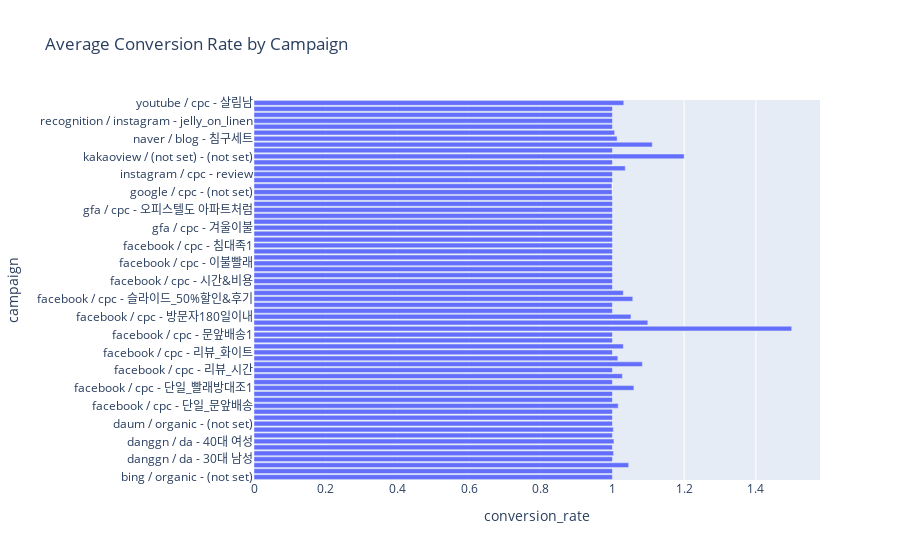

Write notebook code for a chart like this one.
### Markdown cell above
### PROMTP 2 

the data is stored in report.csv file so don'w show the data in the example code and to make the code read the report.csv file. 
I would be much better if you merge the fields firstUserSourceMedium and firstUserManualAdContent and use it as key of campaign.
lastly exclude rows if the firstUserSourcMedium filed contains direct or referal. 
transpose the chart so that current x axis goes to y axis.

### Code cell
import pandas as pd
import plotly.express as px

# Read the CSV data from the file
df = pd.read_csv('report.csv')

# Merge the firstUserSourceMedium and firstUserManualAdContent fields
df['campaign'] = df['firstUserSourceMedium'] + ' - ' + df['firstUserManualAdContent']

# Exclude rows containing 'direct' or 'referral' in the firstUserSourceMedium field
df = df[~df['firstUserSourceMedium'].str.contains('direct|referral', case=False)]

# Calculate the conversion rate for each campaign
df['conversion_rate'] = df['conversions'] / df['totalUsers']

# Group the data by the campaign, and calculate the average conversion rate
grouped_df = df.groupby('campaign')['conversion_rate'].mean().reset_index()

# Visualize the average conversion rate using Plotly Express (transpose the chart)
fig = px.bar(grouped_df, x='conversion_rate', y='campaign', title='Average Conversion Rate by Campaign', orientation='h')
fig.show()

### Figure 1 — Plotly figure (JSON) as saved in the notebook; plotly's stock layout.template omitted (floating-point values rounded to 4 significant figures)
{"data": [{"alignmentgroup": "True", "hovertemplate": "conversion_rate=%{x}<br>campaign=%{y}<extra></extra>", "legendgroup": "", "marker": {"color": "#636efa", "pattern": {"shape": ""}}, "name": "", "offsetgroup": "", "orientation": "h", "showlegend": false, "textposition": "auto", "type": "bar", "x": [1, 1, 1.045, 1, 1.003, 1, 1.004, 1, 1.002, 1, 1, 1, 1.016, 1, 1, 1.06, 1, 1.028, 1, 1.083, 1.015, 1, 1.03, 1, 1, 1.5, 1.099, 1.052, 1, 1, 1.057, 1.03, 1, 1, 1, 1, 1, 1, 1, 1, 1, 1, 1, 1, 1, 1, 1, 1, 0.9991, 0.9985, 1, 1, 1.036, 1, 1.2, 1, 1.111, 1.013, 1.006, 1, 1, 1, 1, 1.032], "xaxis": "x", "y": ["bing / organic - (not set)", "cartbutnopurchase / instagram - 50off", "cartbutnopurchase / instagram - slidereview", "danggn / da - 30대 남성", "danggn / da - 30대 여성", "danggn / da - 40대 남성", "danggn / da - 40대 여성", "danggn / da - 반값", "danggn / da - 전문", "daum / organic - (not set)", "facebook / cpc - 50%할인&후기", "facebook / cpc - 단일", "facebook / cpc - 단일_문앞배송", "facebook / cpc - 단일_문앞배송2", "facebook / cpc - 단일_빨래방대조", "facebook / cpc - 단일_빨래방대조1", "facebook / cpc - 단일_첫구독", "facebook / cpc - 리뷰_생수 정기배송", "facebook / cpc - 리뷰_시간", "facebook / cpc - 리뷰_시간&비용", "facebook / cpc - 리뷰_이불빨래", "facebook / cpc - 리뷰_화이트", "facebook / cpc - 리뷰_화이트&그레이", "facebook / cpc - 매일피곤한사람", "facebook / cpc - 문앞배송1", "facebook / cpc - 문앞배송2", "facebook / cpc - 반값", "facebook / cpc - 방문자180일이내", "facebook / cpc - 생수 정기배송", "facebook / cpc - 슬라이드", "facebook / cpc - 슬라이드_50%할인&후기", "facebook / cpc - 슬라이드_리뷰", "facebook / cpc - 슬라이드_할인후기", "facebook / cpc - 시간&비용", "facebook / cpc - 영상_코인빨래", "facebook / cpc - 이불건조", "facebook / cpc - 이불빨래", "facebook / cpc - 침대족", "facebook / cpc - 침대족 2", "facebook / cpc - 침대족1", "facebook / cpc - 침대족2", "facebook / cpc - 화이트&그레이", "gfa / cpc - 겨울이불", "gfa / cpc - 구독체험 50% OFF", "gfa / cpc - 꿉꿉한 냄새", "gfa / cpc - 오피스텔도 아파트처럼", "gfa / cpc - 청결하게", "gfa / cpc - 호텔처럼", "google / cpc - (not set)", "google / organic - (not set)", "instagram / cpc - (not set)", "instagram / cpc - review", "instagram / cpc - 살림남", "kakaomoment / cpc - 문앞배송", "kakaoview / (not set) - (not set)", "kakaoview / mobile - product", "kakaoview / mobile - service", "naver / blog - 침구세트", "naver / organic - (not set)", "recognition / instagram - drink_on_linen", "recognition / instagram - jelly_on_linen", "recognition / instagram - snack_on_linen", "youtube / cpc - (not set)", "youtube / cpc - 살림남"], "yaxis": "y"}], "layout": {"barmode": "relative", "legend": {"tracegroupgap": 0}, "title": {"text": "Average Conversion Rate by Campaign"}, "xaxis": {"anchor": "y", "domain": [0, 1], "title": {"text": "conversion_rate"}}, "yaxis": {"anchor": "x", "domain": [0, 1], "title": {"text": "campaign"}}}}
